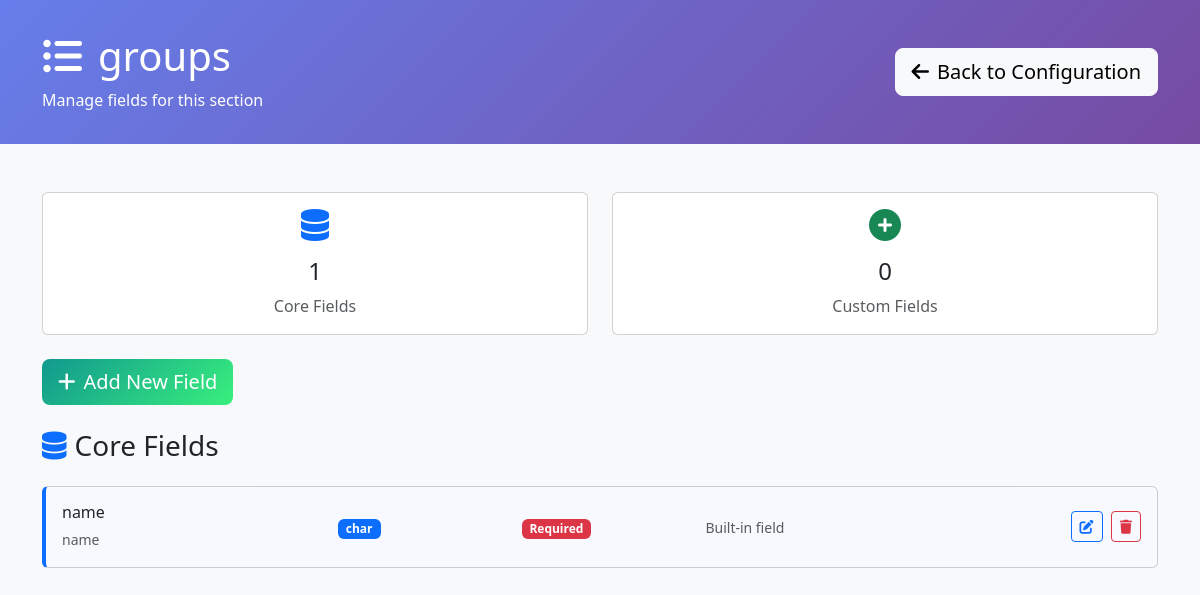
/configuration/section/10/ (signed in), run on the app's committed database.
### requests/models.py (models this page shows, shortened)
class DynamicSection(models.Model):
    name = models.CharField(max_length=255, unique=True, help_text="Internal section name")
    display_name = models.CharField(max_length=255, help_text="Display name shown to users")
    description = models.TextField(blank=True, help_text="Description of this section's purpose")
    order = models.IntegerField(default=100, help_text="Display order")
    is_core_section = models.BooleanField(default=False, help_text="True if this represents an existing admin model")
    source_model = models.CharField(max_length=255, blank=True, help_text="Full model name (e.g. 'accounts.Account') for core sections")
    created_at = models.DateTimeField(auto_now_add=True)
    updated_at = models.DateTimeField(auto_now=True)
    class Meta:
        verbose_name = "Dynamic Section"
        verbose_name_plural = "Dynamic Sections"
        ordering = ['is_core_section', 'order', 'name']

class DynamicField(models.Model):
    FIELD_TYPES = [
        ('char', 'Text (Short)'),
        ('text', 'Text (Long)'),
        ('email', 'Email'),
        ('url', 'URL'),
        ('slug', 'Slug'),
        ('integer', 'Integer'),
        ('decimal', 'Decimal'),
        ('float', 'Float'),
        ('date', 'Date'),
        ('datetime', 'Date & Time'),
        ('time', 'Time'),
        ('boolean', 'Checkbox (Yes/No)'),
        ('choice', 'Dropdown (Single Choice)'),
        ('multiple_choice', 'Multiple Choice'),
        ('file', 'File Upload'),
        ('image', 'Image Upload'),
        ('foreign_key', 'Link to Another Model'),
        ('many_to_many', 'Multiple Links'),
        ('json', 'JSON Data'),
    ]
    model = models.ForeignKey(DynamicModel, on_delete=models.CASCADE, related_name='fields', null=True, blank=True)
    section = models.ForeignKey(DynamicSection, on_delete=models.CASCADE, related_name='fields', null=True, blank=True)
    name = models.CharField(max_length=100, help_text="Field name in database (lowercase, underscores)")
    display_name = models.CharField(max_length=100, help_text="Label shown in forms")
    field_type = models.CharField(max_length=20, choices=FIELD_TYPES)
    is_core_field = models.BooleanField(default=False, help_text="True if this represents an existing model field")
    CORE_MODE_CHOICES = [
        ('override', 'Override Existing Field'),
        ('create', 'Create New Core Field'),
    ]
    STORAGE_CHOICES = [
        ('model_field', 'Store in Model Field'),
        ('value_store', 'Store in DynamicFieldValue'),
    ]
    core_mode = models.CharField(
        max_length=20,
        choices=CORE_MODE_CHOICES,
        default='override',
        help_text="Whether to override existing field or create new one"
    )
    model_field_name = models.CharField(
        max_length=100,
        blank=True,
        help_text="Name of existing model field to override (required for override mode)"
    )
    storage = models.CharField(
        max_length=20,
        choices=STORAGE_CHOICES,
        default='value_store',
        help_text="Where to store field values"
    )
    required = models.BooleanField(default=False)
    default_value = models.TextField(blank=True, help_text="Default value (JSON format for complex types)")
    help_text = models.CharField(max_length=200, blank=True)
    max_length = models.PositiveIntegerField(null=True, blank=True, help_text="For text fields")
    max_digits = models.PositiveIntegerField(null=True, blank=True, help_text="For decimal fields")
    decimal_places = models.PositiveIntegerField(null=True, blank=True, help_text="For decimal fields")
    choices = models.JSONField(default=dict, help_text="For choice fields: {'value': 'display_name'}")
    related_model = models.CharField(max_length=100, blank=True, help_text="Model to link to (app.Model)")
    section_name = models.CharField(max_length=100, default='General', help_text="Form section name for grouping (legacy field)")
    order = models.PositiveIntegerField(default=0, help_text="Order within section")
    is_active = models.BooleanField(default=True, help_text="Whether field is shown in forms")
    created_at = models.DateTimeField(auto_now_add=True)
    updated_at = models.DateTimeField(auto_now=True)
    class Meta:
        verbose_name = "Dynamic Field"
        verbose_name_plural = "Dynamic Fields"
        ordering = ['model', 'section', 'section_name', 'order']

### requests/configuration_views.py (the view, shortened to what this page needs)
# urls.py: path('section/<int:section_id>/', configuration_views.section_fields, name='section_fields'),
@staff_member_required
def section_fields(request, section_id):
    from requests.models import DynamicSection
    is_legacy_dynamic = request.GET.get('dynamic') == 'true'
    if is_legacy_dynamic:
        dynamic_model = get_object_or_404(DynamicModel, id=section_id)
        model_name = f"{dynamic_model.app_label}.{dynamic_model.name}"
        display_name = dynamic_model.display_name
        fields = DynamicField.objects.filter(
            model=dynamic_model,
            is_active=True
        ).order_by('section_name', 'order')
        section_type = 'legacy'
        model_fields = []  # Legacy models don't have core model fields
    else:
        section = get_object_or_404(DynamicSection, id=section_id)
        model_name = section.name
        display_name = section.display_name
        section_type = 'core' if section.is_core_section else 'custom'
        fields = section.fields.filter(is_active=True).order_by('order')
        if section.is_core_section:
            model_fields = []
            core_fields = fields.filter(is_core_field=True)
            for field in core_fields:
                choices_obj = {}
                try:
                    if field.choices and field.choices != '{}':
                        choices_obj = json.loads(field.choices)
                except (json.JSONDecodeError, ValueError):
                    choices_obj = {}
                model_fields.append({
                    'id': field.id,
                    'name': field.name,
                    'display_name': field.display_name,
                    'field_type': field.field_type,
                    'required': field.required,
                    'is_model_field': True,
                    'is_core_field': True,
                    'choices': choices_obj,  # Pass Python dict for json_script filter
                    'choices_script_id': f'choices-{field.id}'  # Pre-computed script ID
                })
        else:
            model_fields = []
    dynamic_fields = []
    for field in fields:
        if section_type == 'core' and field.is_core_field:
            continue
    context = {
        'section_id': section_id,
        'section_name': model_name,
        'display_name': display_name,
        'section_type': section_type,
        'source_model': getattr(section, 'source_model', '') if not is_legacy_dynamic else '',
        'model_fields': model_fields,
        'dynamic_fields': dynamic_fields,
        'all_fields': model_fields + dynamic_fields,
        'is_legacy_dynamic': is_legacy_dynamic,
        'is_core_section': section_type == 'core',
        'is_custom_section': section_type == 'custom'
    }
    return render(request, 'configuration/section_fields.html', context)

### requests/templates/configuration/section_fields.html (shortened to what this page needs)
<!DOCTYPE html>
<html lang="en">
<head>
    <link href="https://cdn.jsdelivr.net/npm/bootstrap@5.3.0/dist/css/bootstrap.min.css" rel="stylesheet">
    <link href="https://cdnjs.cloudflare.com/ajax/libs/font-awesome/6.0.0/css/all.min.css" rel="stylesheet">
</head>
<body class="bg-light">
    <div class="config-header">
        <div class="container">
            <div class="row align-items-center">
                <div class="col-md-8">
                    <h1 class="mb-2">
                        <i class="fas fa-list-ul me-3"></i>{{ display_name }}
                    </h1>
                    <p class="mb-0 opacity-90">
                        Manage fields for this section
                    </p>
                </div>
                <div class="col-md-4 text-end">
                    <a href="{% url 'configuration:dashboard' %}" class="btn btn-light btn-lg">
                        <i class="fas fa-arrow-left me-2"></i>Back to Configuration
                    </a>
                </div>
            </div>
        </div>
    </div>
    <div class="container my-5">
        <div class="row mb-4">
            <div class="col-md-6">
                <div class="card text-center">
                    <div class="card-body">
                        <i class="fas fa-database fa-2x text-primary mb-3"></i>
                        <h4>{{ model_fields|length }}</h4>
                        <p class="text-muted mb-0">Core Fields</p>
                    </div>
                </div>
            </div>
            <div class="col-md-6">
                <div class="card text-center">
                    <div class="card-body">
                        <i class="fas fa-plus-circle fa-2x text-success mb-3"></i>
                        <h4>{{ dynamic_fields|length }}</h4>
                        <p class="text-muted mb-0">Custom Fields</p>
                    </div>
                </div>
            </div>
        </div>
        <div class="row mb-4">
            <div class="col-12">
                <button class="btn btn-add-field btn-lg" onclick="showAddFieldModal()">
                    <i class="fas fa-plus me-2"></i>Add New Field
                </button>
            </div>
        </div>
        {% if model_fields %}
        <div class="row">
            <div class="col-12">
                <h3 class="mb-4">
                    <i class="fas fa-database me-2 text-primary"></i>Core Fields
                </h3>
                {% for field in model_fields %}
                <div class="card field-card model-field mb-3" data-field-id="{{ field.id }}">
                    <div class="card-body">
                        <div class="row align-items-center">
                            <div class="col-md-3">
                                <h6 class="mb-1 field-title">{{ field.display_name }}</h6>
                                <small class="text-muted">{{ field.name }}</small>
                            </div>
                            <div class="col-md-2">
                                <span class="badge bg-primary field-type-badge" data-type="{{ field.field_type }}">{{ field.field_type }}</span>
                            </div>
                            <div class="col-md-2">
                                {% if field.required %}
                                <span class="badge bg-danger">Required</span>
                                {% else %}
                                <span class="badge bg-secondary">Optional</span>
                                {% endif %}
                            </div>
                            <div class="col-md-3">
                                <small class="text-muted">Built-in field</small>
                            </div>
                            <div class="col-md-2 text-end">
                                <button class="btn btn-outline-primary btn-sm me-1"
                                        onclick="editField({{ field.id }}, 'model')">
                                    <i class="fas fa-edit"></i>
                                </button>
                                <button class="btn btn-outline-danger btn-sm"
                                        onclick="deleteField({{ field.id }}, '{{ field.display_name }}')">
                                    <i class="fas fa-trash"></i>
                                </button>
                            </div>
                        </div>
                    </div>
                </div>
                {% endfor %}
            </div>
        </div>
        {% endif %}
    </div>
</body>
</html>

### requests/templates/configuration/section_fields.html (style rules this page uses)
.config-header { background: linear-gradient(135deg, #667eea 0%, #764ba2 100%); color: white; padding: 2rem 0; }
.field-card { transition: all 0.3s ease; border-left: 4px solid #dee2e6; }
.field-card.model-field { border-left-color: #0d6efd; background-color: #f8f9ff; }
.field-type-badge { font-size: 0.75rem; padding: 0.25rem 0.5rem; }
.btn-add-field { background: linear-gradient(135deg, #11998e 0%, #38ef7d 100%); border: none; color: white; }

### data on the page
DynamicSection: display_name "groups"
DynamicField: display_name "name", name "name", field_type "char"

### other printed values
{{ model_fields|length }} "1"
{{ dynamic_fields|length }} "0"
